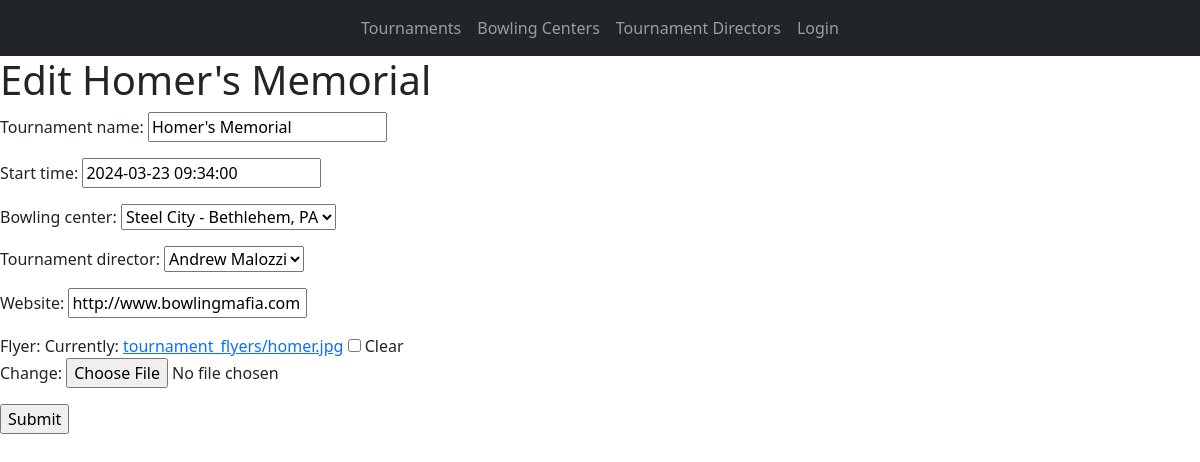
/tournaments/update/8 (signed in), run on the app's committed database.
### tournaments/models.py (models this page shows)
class Tournament(models.Model):
    tournament_name = models.CharField(max_length=128)
    start_time = models.DateTimeField()
    bowling_center = models.ForeignKey(BowlingCenter, on_delete=models.CASCADE)
    tournament_director = models.ForeignKey(TournamentDirector, on_delete=models.CASCADE)
    website = models.URLField(max_length=256, blank=True)
    flyer = models.FileField(upload_to='tournament_flyers', blank=True)
    def __str__(self):
        return s.capwords(self.tournament_name)
    class Meta:
        ordering = ['start_time']

### tournaments/views.py (the view)
# urls.py: path('tournaments/update/<pk>', views.TournamentUpdate.as_view(), name='update_tournament'),
class TournamentUpdate(LoginRequiredMixin, UpdateView):
    model = Tournament
    form_class = TournamentUpdateForm
    context_object_name = 'object'
    template_name = 'tournaments/generic_model_update.html'
    success_url = reverse_lazy('list_tournaments')

### tournaments/forms.py
class TournamentUpdateForm(forms.ModelForm):
    class Meta:
        model = Tournament
        fields = '__all__'

### tournaments/models.py (called while the page is built)
    def __str__(self):
        return f'{s.capwords(self.center_name, sep=" ")} - {s.capwords(self.city, sep=" ")}, {str(self.state)}'

    def __str__(self):
        return f'{s.capwords(self.first_name)} {s.capwords(self.last_name)}'

### tournaments/templates/tournaments/generic_model_update.html (shortened to what this page needs)
{% extends "layout.html" %}
{% block content %}
    <h1>Edit {{ object }}</h1>
    <form action="" method="POST" enctype="multipart/form-data">
        {{ form.as_p }}
        <input type="submit" />
    </form>
{% endblock content %}

### data on the page
Tournament: tournament_name "Homer's Memorial", start_time "2024-03-23 09:34:00", bowling_center "Steel City - Bethlehem, PA", tournament_director "Andrew Malozzi", website "http://www.bowlingmafia.com"
